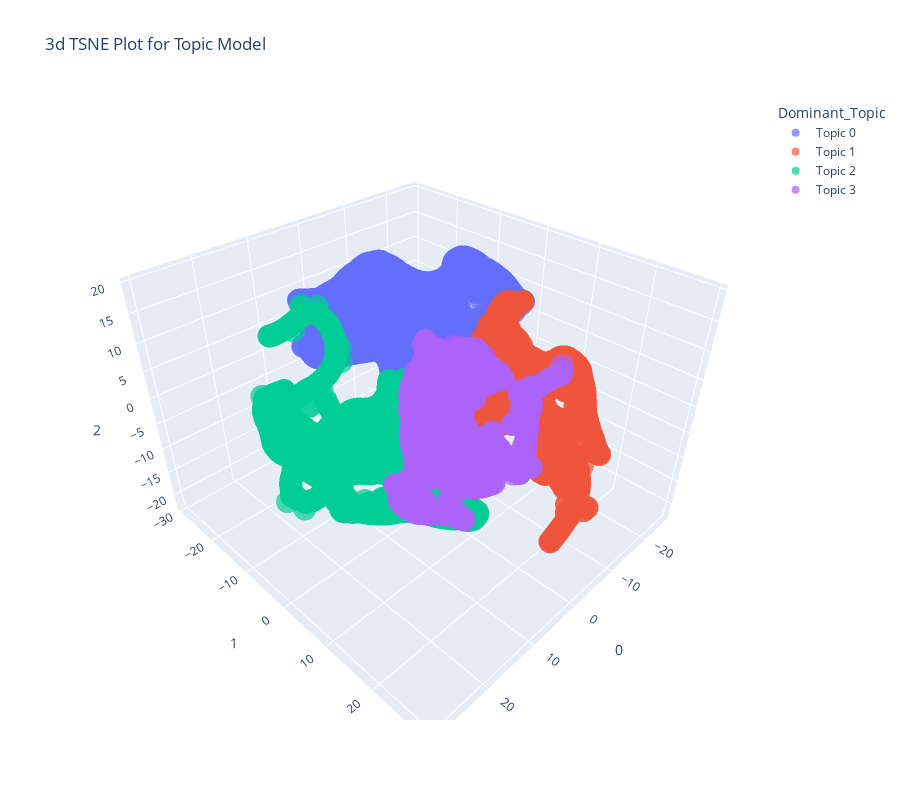

This figure's notebook cell:
### Code cell
plot_model(lda, plot = 'tsne')

### Figure 1 — Plotly figure (JSON) as saved in the notebook; plotly's stock layout.template omitted (floating-point values rounded to 4 significant figures; data arrays with more than 128 entries replaced by an {"elided": "..."} marker saying what was removed)
{"data": [{"hovertemplate": "Dominant_Topic=Topic 0<br>0=%{x}<br>1=%{y}<br>2=%{z}<extra></extra>", "legendgroup": "Topic 0", "marker": {"color": "#636efa", "opacity": 0.7, "symbol": "circle"}, "mode": "markers", "name": "Topic 0", "scene": "scene", "showlegend": true, "type": "scatter3d", "x": {"elided": "2742 float values"}, "y": {"elided": "2742 float values"}, "z": {"elided": "2742 float values"}}, {"hovertemplate": "Dominant_Topic=Topic 1<br>0=%{x}<br>1=%{y}<br>2=%{z}<extra></extra>", "legendgroup": "Topic 1", "marker": {"color": "#EF553B", "opacity": 0.7, "symbol": "circle"}, "mode": "markers", "name": "Topic 1", "scene": "scene", "showlegend": true, "type": "scatter3d", "x": {"elided": "2269 float values"}, "y": {"elided": "2269 float values"}, "z": {"elided": "2269 float values"}}, {"hovertemplate": "Dominant_Topic=Topic 2<br>0=%{x}<br>1=%{y}<br>2=%{z}<extra></extra>", "legendgroup": "Topic 2", "marker": {"color": "#00cc96", "opacity": 0.7, "symbol": "circle"}, "mode": "markers", "name": "Topic 2", "scene": "scene", "showlegend": true, "type": "scatter3d", "x": {"elided": "3285 float values"}, "y": {"elided": "3285 float values"}, "z": {"elided": "3285 float values"}}, {"hovertemplate": "Dominant_Topic=Topic 3<br>0=%{x}<br>1=%{y}<br>2=%{z}<extra></extra>", "legendgroup": "Topic 3", "marker": {"color": "#ab63fa", "opacity": 0.7, "symbol": "circle"}, "mode": "markers", "name": "Topic 3", "scene": "scene", "showlegend": true, "type": "scatter3d", "x": {"elided": "1704 float values"}, "y": {"elided": "1704 float values"}, "z": {"elided": "1704 float values"}}], "layout": {"height": 800, "legend": {"title": {"text": "Dominant_Topic"}, "tracegroupgap": 0}, "scene": {"domain": {"x": [0, 1], "y": [0, 1]}, "xaxis": {"title": {"text": "0"}}, "yaxis": {"title": {"text": "1"}}, "zaxis": {"title": {"text": "2"}}}, "title": {"text": "3d TSNE Plot for Topic Model"}, "width": 900}}
